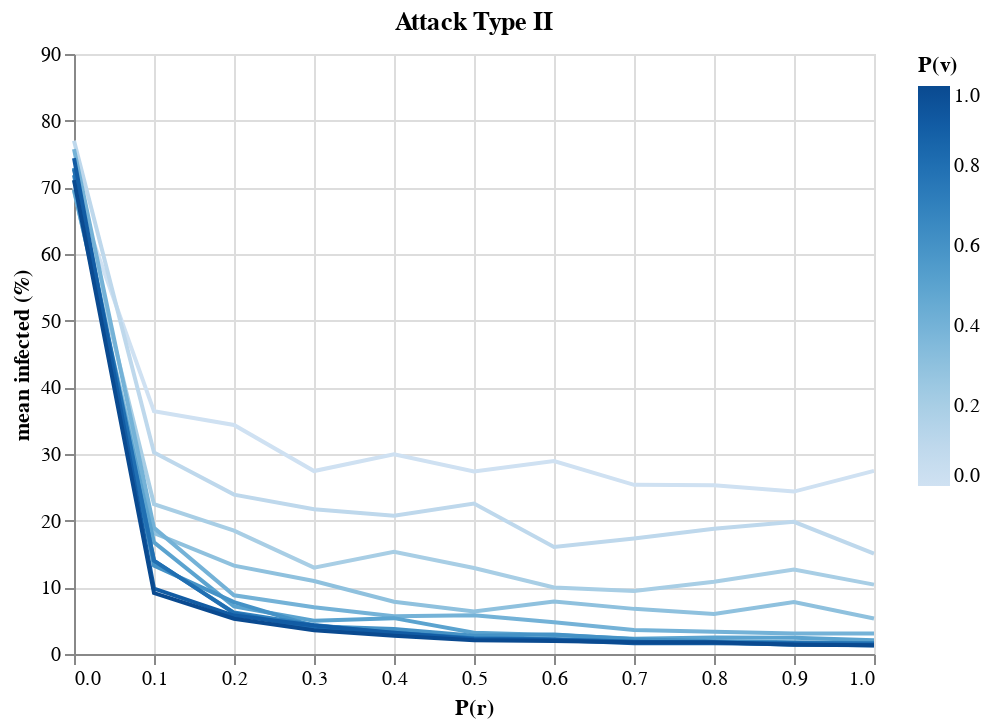

Notebook code cell kept with this figure:
### Code cell
b

### Figure 1 — Vega-Lite specification as saved in the notebook (floating-point values rounded to 4 significant figures)
{"config": {"view": {"continuousWidth": 400, "continuousHeight": 300}}, "data": {"name": "data-e9fb7fde8e5ade58502ad7375b20403f"}, "mark": "line", "encoding": {"color": {"type": "quantitative", "field": "vaccination_prob", "title": "P(v)"}, "x": {"type": "quantitative", "field": "prebunking_prob", "title": "P(r)"}, "y": {"type": "quantitative", "field": "mean_infected", "scale": {"domain": [0, 90]}, "title": "mean infected (%)"}}, "title": "Attack Type II", "$schema": "https://vega.github.io/schema/vega-lite/v4.8.1.json", "datasets": {"data-e9fb7fde8e5ade58502ad7375b20403f": [{"prebunking_prob": 0.0, "vaccination_prob": 0.0, "attack_kind": 1, "mean_susceptible": 29.0, "mean_infected": 70.0, "mean_resistant": 1.0, "mean_infected_prop": 0.7}, {"prebunking_prob": 0.0, "vaccination_prob": 0.1, "attack_kind": 1, "mean_susceptible": 22.01, "mean_infected": 76.99, "mean_resistant": 1.0, "mean_infected_prop": 0.7699}, {"prebunking_prob": 0.0, "vaccination_prob": 0.2, "attack_kind": 1, "mean_susceptible": 27.9, "mean_infected": 71.1, "mean_resistant": 1.0, "mean_infected_prop": 0.711}, {"prebunking_prob": 0.0, "vaccination_prob": 0.3, "attack_kind": 1, "mean_susceptible": 29.53, "mean_infected": 69.47, "mean_resistant": 1.0, "mean_infected_prop": 0.6947}, {"prebunking_prob": 0.0, "vaccination_prob": 0.4, "attack_kind": 1, "mean_susceptible": 23.28, "mean_infected": 75.72, "mean_resistant": 1.0, "mean_infected_prop": 0.7572}, {"prebunking_prob": 0.0, "vaccination_prob": 0.5, "attack_kind": 1, "mean_susceptible": 29.35, "mean_infected": 69.65, "mean_resistant": 1.0, "mean_infected_prop": 0.6965}, {"prebunking_prob": 0.0, "vaccination_prob": 0.6, "attack_kind": 1, "mean_susceptible": 26.09, "mean_infected": 72.91, "mean_resistant": 1.0, "mean_infected_prop": 0.7291}, {"prebunking_prob": 0.0, "vaccination_prob": 0.7, "attack_kind": 1, "mean_susceptible": 27.15, "mean_infected": 71.85, "mean_resistant": 1.0, "mean_infected_prop": 0.7185}, {"prebunking_prob": 0.0, "vaccination_prob": 0.8, "attack_kind": 1, "mean_susceptible": 26.26, "mean_infected": 72.74, "mean_resistant": 1.0, "mean_infected_prop": 0.7274}, {"prebunking_prob": 0.0, "vaccination_prob": 0.9, "attack_kind": 1, "mean_susceptible": 24.62, "mean_infected": 74.38, "mean_resistant": 1.0, "mean_infected_prop": 0.7438}, {"prebunking_prob": 0.0, "vaccination_prob": 1.0, "attack_kind": 1, "mean_susceptible": 27.92, "mean_infected": 71.08, "mean_resistant": 1.0, "mean_infected_prop": 0.7108}, {"prebunking_prob": 0.1, "vaccination_prob": 0.0, "attack_kind": 1, "mean_susceptible": 15.09, "mean_infected": 36.4, "mean_resistant": 48.51, "mean_infected_prop": 0.364}, {"prebunking_prob": 0.1, "vaccination_prob": 0.1, "attack_kind": 1, "mean_susceptible": 10.71, "mean_infected": 30.23, "mean_resistant": 59.06, "mean_infected_prop": 0.3023}, {"prebunking_prob": 0.1, "vaccination_prob": 0.2, "attack_kind": 1, "mean_susceptible": 10.11, "mean_infected": 22.48, "mean_resistant": 67.41, "mean_infected_prop": 0.2248}, {"prebunking_prob": 0.1, "vaccination_prob": 0.3, "attack_kind": 1, "mean_susceptible": 5.48, "mean_infected": 18.13, "mean_resistant": 76.39, "mean_infected_prop": 0.1813}, {"prebunking_prob": 0.1, "vaccination_prob": 0.4, "attack_kind": 1, "mean_susceptible": 2.38, "mean_infected": 18.93, "mean_resistant": 78.69, "mean_infected_prop": 0.1893}, {"prebunking_prob": 0.1, "vaccination_prob": 0.5, "attack_kind": 1, "mean_susceptible": 0.87, "mean_infected": 16.75, "mean_resistant": 82.38, "mean_infected_prop": 0.1675}, {"prebunking_prob": 0.1, "vaccination_prob": 0.6, "attack_kind": 1, "mean_susceptible": 0.29, "mean_infected": 13.25, "mean_resistant": 86.46, "mean_infected_prop": 0.1325}, {"prebunking_prob": 0.1, "vaccination_prob": 0.7, "attack_kind": 1, "mean_susceptible": 0.09, "mean_infected": 13.97, "mean_resistant": 85.94, "mean_infected_prop": 0.1397}, {"prebunking_prob": 0.1, "vaccination_prob": 0.8, "attack_kind": 1, "mean_susceptible": 0.01, "mean_infected": 14.01, "mean_resistant": 85.98, "mean_infected_prop": 0.1401}, {"prebunking_prob": 0.1, "vaccination_prob": 0.9, "attack_kind": 1, "mean_susceptible": 0.0, "mean_infected": 9.82, "mean_resistant": 90.18, "mean_infected_prop": 0.0982}, {"prebunking_prob": 0.1, "vaccination_prob": 1.0, "attack_kind": 1, "mean_susceptible": 0.0, "mean_infected": 9.14, "mean_resistant": 90.86, "mean_infected_prop": 0.0914}, {"prebunking_prob": 0.2, "vaccination_prob": 0.0, "attack_kind": 1, "mean_susceptible": 16.8, "mean_infected": 34.35, "mean_resistant": 48.85, "mean_infected_prop": 0.3435}, {"prebunking_prob": 0.2, "vaccination_prob": 0.1, "attack_kind": 1, "mean_susceptible": 12.14, "mean_infected": 23.91, "mean_resistant": 63.95, "mean_infected_prop": 0.2391}, {"prebunking_prob": 0.2, "vaccination_prob": 0.2, "attack_kind": 1, "mean_susceptible": 11.48, "mean_infected": 18.51, "mean_resistant": 70.01, "mean_infected_prop": 0.1851}, {"prebunking_prob": 0.2, "vaccination_prob": 0.3, "attack_kind": 1, "mean_susceptible": 6.4, "mean_infected": 13.26, "mean_resistant": 80.34, "mean_infected_prop": 0.1326}, {"prebunking_prob": 0.2, "vaccination_prob": 0.4, "attack_kind": 1, "mean_susceptible": 3.65, "mean_infected": 8.8, "mean_resistant": 87.55, "mean_infected_prop": 0.088}, {"prebunking_prob": 0.2, "vaccination_prob": 0.5, "attack_kind": 1, "mean_susceptible": 1.26, "mean_infected": 7.14, "mean_resistant": 91.6, "mean_infected_prop": 0.0714}, {"prebunking_prob": 0.2, "vaccination_prob": 0.6, "attack_kind": 1, "mean_susceptible": 0.5, "mean_infected": 7.78, "mean_resistant": 91.72, "mean_infected_prop": 0.0778}, {"prebunking_prob": 0.2, "vaccination_prob": 0.7, "attack_kind": 1, "mean_susceptible": 0.07, "mean_infected": 6.21, "mean_resistant": 93.72, "mean_infected_prop": 0.0621}, {"prebunking_prob": 0.2, "vaccination_prob": 0.8, "attack_kind": 1, "mean_susceptible": 0.01, "mean_infected": 6.13, "mean_resistant": 93.86, "mean_infected_prop": 0.0613}, {"prebunking_prob": 0.2, "vaccination_prob": 0.9, "attack_kind": 1, "mean_susceptible": 0.0, "mean_infected": 5.77, "mean_resistant": 94.23, "mean_infected_prop": 0.0577}, {"prebunking_prob": 0.2, "vaccination_prob": 1.0, "attack_kind": 1, "mean_susceptible": 0.0, "mean_infected": 5.29, "mean_resistant": 94.71, "mean_infected_prop": 0.0529}, {"prebunking_prob": 0.3, "vaccination_prob": 0.0, "attack_kind": 1, "mean_susceptible": 21.51, "mean_infected": 27.44, "mean_resistant": 51.05, "mean_infected_prop": 0.2744}, {"prebunking_prob": 0.3, "vaccination_prob": 0.1, "attack_kind": 1, "mean_susceptible": 15.47, "mean_infected": 21.71, "mean_resistant": 62.82, "mean_infected_prop": 0.2171}, {"prebunking_prob": 0.3, "vaccination_prob": 0.2, "attack_kind": 1, "mean_susceptible": 12.99, "mean_infected": 12.95, "mean_resistant": 74.06, "mean_infected_prop": 0.1295}, {"prebunking_prob": 0.3, "vaccination_prob": 0.3, "attack_kind": 1, "mean_susceptible": 8.34, "mean_infected": 10.95, "mean_resistant": 80.71, "mean_infected_prop": 0.1095}, {"prebunking_prob": 0.3, "vaccination_prob": 0.4, "attack_kind": 1, "mean_susceptible": 3.01, "mean_infected": 7.0, "mean_resistant": 89.99, "mean_infected_prop": 0.07}, {"prebunking_prob": 0.3, "vaccination_prob": 0.5, "attack_kind": 1, "mean_susceptible": 1.34, "mean_infected": 5.0, "mean_resistant": 93.66, "mean_infected_prop": 0.05}, {"prebunking_prob": 0.3, "vaccination_prob": 0.6, "attack_kind": 1, "mean_susceptible": 0.58, "mean_infected": 4.16, "mean_resistant": 95.26, "mean_infected_prop": 0.0416}, {"prebunking_prob": 0.3, "vaccination_prob": 0.7, "attack_kind": 1, "mean_susceptible": 0.08, "mean_infected": 4.34, "mean_resistant": 95.58, "mean_infected_prop": 0.0434}, {"prebunking_prob": 0.3, "vaccination_prob": 0.8, "attack_kind": 1, "mean_susceptible": 0.01, "mean_infected": 3.76, "mean_resistant": 96.23, "mean_infected_prop": 0.0376}, {"prebunking_prob": 0.3, "vaccination_prob": 0.9, "attack_kind": 1, "mean_susceptible": 0.0, "mean_infected": 4.27, "mean_resistant": 95.73, "mean_infected_prop": 0.0427}, {"prebunking_prob": 0.3, "vaccination_prob": 1.0, "attack_kind": 1, "mean_susceptible": 0.0, "mean_infected": 3.57, "mean_resistant": 96.43, "mean_infected_prop": 0.0357}, {"prebunking_prob": 0.4, "vaccination_prob": 0.0, "attack_kind": 1, "mean_susceptible": 19.86, "mean_infected": 29.94, "mean_resistant": 50.2, "mean_infected_prop": 0.2994}, {"prebunking_prob": 0.4, "vaccination_prob": 0.1, "attack_kind": 1, "mean_susceptible": 15.32, "mean_infected": 20.74, "mean_resistant": 63.94, "mean_infected_prop": 0.2074}, {"prebunking_prob": 0.4, "vaccination_prob": 0.2, "attack_kind": 1, "mean_susceptible": 11.8, "mean_infected": 15.34, "mean_resistant": 72.86, "mean_infected_prop": 0.1534}, {"prebunking_prob": 0.4, "vaccination_prob": 0.3, "attack_kind": 1, "mean_susceptible": 6.79, "mean_infected": 7.85, "mean_resistant": 85.36, "mean_infected_prop": 0.0785}, {"prebunking_prob": 0.4, "vaccination_prob": 0.4, "attack_kind": 1, "mean_susceptible": 3.02, "mean_infected": 5.68, "mean_resistant": 91.3, "mean_infected_prop": 0.0568}, {"prebunking_prob": 0.4, "vaccination_prob": 0.5, "attack_kind": 1, "mean_susceptible": 1.59, "mean_infected": 5.38, "mean_resistant": 93.03, "mean_infected_prop": 0.0538}, {"prebunking_prob": 0.4, "vaccination_prob": 0.6, "attack_kind": 1, "mean_susceptible": 0.39, "mean_infected": 3.75, "mean_resistant": 95.86, "mean_infected_prop": 0.0375}, {"prebunking_prob": 0.4, "vaccination_prob": 0.7, "attack_kind": 1, "mean_susceptible": 0.1, "mean_infected": 3.13, "mean_resistant": 96.77, "mean_infected_prop": 0.0313}, {"prebunking_prob": 0.4, "vaccination_prob": 0.8, "attack_kind": 1, "mean_susceptible": 0.01, "mean_infected": 3.18, "mean_resistant": 96.81, "mean_infected_prop": 0.0318}, {"prebunking_prob": 0.4, "vaccination_prob": 0.9, "attack_kind": 1, "mean_susceptible": 0.0, "mean_infected": 3.2, "mean_resistant": 96.8, "mean_infected_prop": 0.032}, {"prebunking_prob": 0.4, "vaccination_prob": 1.0, "attack_kind": 1, "mean_susceptible": 0.0, "mean_infected": 2.72, "mean_resistant": 97.28, "mean_infected_prop": 0.0272}, {"prebunking_prob": 0.5, "vaccination_prob": 0.0, "attack_kind": 1, "mean_susceptible": 22.47, "mean_infected": 27.37, "mean_resistant": 50.16, "mean_infected_prop": 0.2737}, {"prebunking_prob": 0.5, "vaccination_prob": 0.1, "attack_kind": 1, "mean_susceptible": 16.28, "mean_infected": 22.57, "mean_resistant": 61.15, "mean_infected_prop": 0.2257}, {"prebunking_prob": 0.5, "vaccination_prob": 0.2, "attack_kind": 1, "mean_susceptible": 13.68, "mean_infected": 12.89, "mean_resistant": 73.43, "mean_infected_prop": 0.1289}, {"prebunking_prob": 0.5, "vaccination_prob": 0.3, "attack_kind": 1, "mean_susceptible": 7.48, "mean_infected": 6.38, "mean_resistant": 86.14, "mean_infected_prop": 0.0638}, {"prebunking_prob": 0.5, "vaccination_prob": 0.4, "attack_kind": 1, "mean_susceptible": 3.54, "mean_infected": 5.83, "mean_resistant": 90.63, "mean_infected_prop": 0.0583}, {"prebunking_prob": 0.5, "vaccination_prob": 0.5, "attack_kind": 1, "mean_susceptible": 1.43, "mean_infected": 3.19, "mean_resistant": 95.38, "mean_infected_prop": 0.0319}, {"prebunking_prob": 0.5, "vaccination_prob": 0.6, "attack_kind": 1, "mean_susceptible": 0.5, "mean_infected": 2.74, "mean_resistant": 96.76, "mean_infected_prop": 0.0274}, {"prebunking_prob": 0.5, "vaccination_prob": 0.7, "attack_kind": 1, "mean_susceptible": 0.06, "mean_infected": 2.37, "mean_resistant": 97.57, "mean_infected_prop": 0.0237}, {"prebunking_prob": 0.5, "vaccination_prob": 0.8, "attack_kind": 1, "mean_susceptible": 0.02, "mean_infected": 2.31, "mean_resistant": 97.67, "mean_infected_prop": 0.0231}, {"prebunking_prob": 0.5, "vaccination_prob": 0.9, "attack_kind": 1, "mean_susceptible": 0.0, "mean_infected": 2.2, "mean_resistant": 97.8, "mean_infected_prop": 0.022}, {"prebunking_prob": 0.5, "vaccination_prob": 1.0, "attack_kind": 1, "mean_susceptible": 0.0, "mean_infected": 2.07, "mean_resistant": 97.93, "mean_infected_prop": 0.0207}, {"prebunking_prob": 0.6, "vaccination_prob": 0.0, "attack_kind": 1, "mean_susceptible": 19.57, "mean_infected": 28.94, "mean_resistant": 51.49, "mean_infected_prop": 0.2894}, {"prebunking_prob": 0.6, "vaccination_prob": 0.1, "attack_kind": 1, "mean_susceptible": 18.34, "mean_infected": 16.06, "mean_resistant": 65.6, "mean_infected_prop": 0.1606}, {"prebunking_prob": 0.6, "vaccination_prob": 0.2, "attack_kind": 1, "mean_susceptible": 13.54, "mean_infected": 9.98, "mean_resistant": 76.48, "mean_infected_prop": 0.0998}, {"prebunking_prob": 0.6, "vaccination_prob": 0.3, "attack_kind": 1, "mean_susceptible": 9.38, "mean_infected": 7.88, "mean_resistant": 82.74, "mean_infected_prop": 0.0788}, {"prebunking_prob": 0.6, "vaccination_prob": 0.4, "attack_kind": 1, "mean_susceptible": 4.09, "mean_infected": 4.77, "mean_resistant": 91.14, "mean_infected_prop": 0.0477}, {"prebunking_prob": 0.6, "vaccination_prob": 0.5, "attack_kind": 1, "mean_susceptible": 1.45, "mean_infected": 2.86, "mean_resistant": 95.69, "mean_infected_prop": 0.0286}, {"prebunking_prob": 0.6, "vaccination_prob": 0.6, "attack_kind": 1, "mean_susceptible": 0.45, "mean_infected": 2.91, "mean_resistant": 96.64, "mean_infected_prop": 0.0291}, {"prebunking_prob": 0.6, "vaccination_prob": 0.7, "attack_kind": 1, "mean_susceptible": 0.09, "mean_infected": 2.19, "mean_resistant": 97.72, "mean_infected_prop": 0.0219}, {"prebunking_prob": 0.6, "vaccination_prob": 0.8, "attack_kind": 1, "mean_susceptible": 0.01, "mean_infected": 2.23, "mean_resistant": 97.76, "mean_infected_prop": 0.0223}, {"prebunking_prob": 0.6, "vaccination_prob": 0.9, "attack_kind": 1, "mean_susceptible": 0.0, "mean_infected": 2.1, "mean_resistant": 97.9, "mean_infected_prop": 0.021}, {"prebunking_prob": 0.6, "vaccination_prob": 1.0, "attack_kind": 1, "mean_susceptible": 0.0, "mean_infected": 1.95, "mean_resistant": 98.05, "mean_infected_prop": 0.0195}, {"prebunking_prob": 0.7, "vaccination_prob": 0.0, "attack_kind": 1, "mean_susceptible": 23.66, "mean_infected": 25.37, "mean_resistant": 50.97, "mean_infected_prop": 0.2537}, {"prebunking_prob": 0.7, "vaccination_prob": 0.1, "attack_kind": 1, "mean_susceptible": 19.56, "mean_infected": 17.31, "mean_resistant": 63.13, "mean_infected_prop": 0.1731}, {"prebunking_prob": 0.7, "vaccination_prob": 0.2, "attack_kind": 1, "mean_susceptible": 13.99, "mean_infected": 9.44, "mean_resistant": 76.57, "mean_infected_prop": 0.0944}, {"prebunking_prob": 0.7, "vaccination_prob": 0.3, "attack_kind": 1, "mean_susceptible": 7.59, "mean_infected": 6.77, "mean_resistant": 85.64, "mean_infected_prop": 0.0677}, {"prebunking_prob": 0.7, "vaccination_prob": 0.4, "attack_kind": 1, "mean_susceptible": 3.9, "mean_infected": 3.61, "mean_resistant": 92.49, "mean_infected_prop": 0.0361}, {"prebunking_prob": 0.7, "vaccination_prob": 0.5, "attack_kind": 1, "mean_susceptible": 1.77, "mean_infected": 2.3, "mean_resistant": 95.93, "mean_infected_prop": 0.023}, {"prebunking_prob": 0.7, "vaccination_prob": 0.6, "attack_kind": 1, "mean_susceptible": 0.27, "mean_infected": 2.2, "mean_resistant": 97.53, "mean_infected_prop": 0.022}, {"prebunking_prob": 0.7, "vaccination_prob": 0.7, "attack_kind": 1, "mean_susceptible": 0.08, "mean_infected": 1.81, "mean_resistant": 98.11, "mean_infected_prop": 0.0181}, {"prebunking_prob": 0.7, "vaccination_prob": 0.8, "attack_kind": 1, "mean_susceptible": 0.0, "mean_infected": 1.85, "mean_resistant": 98.15, "mean_infected_prop": 0.0185}, {"prebunking_prob": 0.7, "vaccination_prob": 0.9, "attack_kind": 1, "mean_susceptible": 0.0, "mean_infected": 1.63, "mean_resistant": 98.37, "mean_infected_prop": 0.0163}, {"prebunking_prob": 0.7, "vaccination_prob": 1.0, "attack_kind": 1, "mean_susceptible": 0.0, "mean_infected": 1.77, "mean_resistant": 98.23, "mean_infected_prop": 0.0177}, {"prebunking_prob": 0.8, "vaccination_prob": 0.0, "attack_kind": 1, "mean_susceptible": 23.94, "mean_infected": 25.32, "mean_resistant": 50.74, "mean_infected_prop": 0.2532}, {"prebunking_prob": 0.8, "vaccination_prob": 0.1, "attack_kind": 1, "mean_susceptible": 19.29, "mean_infected": 18.78, "mean_resistant": 61.93, "mean_infected_prop": 0.1878}, {"prebunking_prob": 0.8, "vaccination_prob": 0.2, "attack_kind": 1, "mean_susceptible": 12.62, "mean_infected": 10.84, "mean_resistant": 76.54, "mean_infected_prop": 0.1084}, {"prebunking_prob": 0.8, "vaccination_prob": 0.3, "attack_kind": 1, "mean_susceptible": 8.45, "mean_infected": 6.01, "mean_resistant": 85.54, "mean_infected_prop": 0.0601}, {"prebunking_prob": 0.8, "vaccination_prob": 0.4, "attack_kind": 1, "mean_susceptible": 4.09, "mean_infected": 3.32, "mean_resistant": 92.59, "mean_infected_prop": 0.0332}, {"prebunking_prob": 0.8, "vaccination_prob": 0.5, "attack_kind": 1, "mean_susceptible": 1.69, "mean_infected": 2.46, "mean_resistant": 95.85, "mean_infected_prop": 0.0246}, {"prebunking_prob": 0.8, "vaccination_prob": 0.6, "attack_kind": 1, "mean_susceptible": 0.52, "mean_infected": 1.9, "mean_resistant": 97.58, "mean_infected_prop": 0.019}, {"prebunking_prob": 0.8, "vaccination_prob": 0.7, "attack_kind": 1, "mean_susceptible": 0.2, "mean_infected": 1.71, "mean_resistant": 98.09, "mean_infected_prop": 0.0171}, {"prebunking_prob": 0.8, "vaccination_prob": 0.8, "attack_kind": 1, "mean_susceptible": 0.02, "mean_infected": 1.7, "mean_resistant": 98.28, "mean_infected_prop": 0.017}, {"prebunking_prob": 0.8, "vaccination_prob": 0.9, "attack_kind": 1, "mean_susceptible": 0.0, "mean_infected": 1.62, "mean_resistant": 98.38, "mean_infected_prop": 0.0162}, {"prebunking_prob": 0.8, "vaccination_prob": 1.0, "attack_kind": 1, "mean_susceptible": 0.0, "mean_infected": 1.78, "mean_resistant": 98.22, "mean_infected_prop": 0.0178}, {"prebunking_prob": 0.9, "vaccination_prob": 0.0, "attack_kind": 1, "mean_susceptible": 25.07, "mean_infected": 24.36, "mean_resistant": 50.57, "mean_infected_prop": 0.2436}, {"prebunking_prob": 0.9, "vaccination_prob": 0.1, "attack_kind": 1, "mean_susceptible": 15.22, "mean_infected": 19.83, "mean_resistant": 64.95, "mean_infected_prop": 0.1983}, {"prebunking_prob": 0.9, "vaccination_prob": 0.2, "attack_kind": 1, "mean_susceptible": 13.4, "mean_infected": 12.66, "mean_resistant": 73.94, "mean_infected_prop": 0.1266}, {"prebunking_prob": 0.9, "vaccination_prob": 0.3, "attack_kind": 1, "mean_susceptible": 7.14, "mean_infected": 7.78, "mean_resistant": 85.08, "mean_infected_prop": 0.0778}, {"prebunking_prob": 0.9, "vaccination_prob": 0.4, "attack_kind": 1, "mean_susceptible": 3.5, "mean_infected": 3.09, "mean_resistant": 93.41, "mean_infected_prop": 0.0309}, {"prebunking_prob": 0.9, "vaccination_prob": 0.5, "attack_kind": 1, "mean_susceptible": 1.7, "mean_infected": 2.43, "mean_resistant": 95.87, "mean_infected_prop": 0.0243}, {"prebunking_prob": 0.9, "vaccination_prob": 0.6, "attack_kind": 1, "mean_susceptible": 0.35, "mean_infected": 1.78, "mean_resistant": 97.87, "mean_infected_prop": 0.0178}, {"prebunking_prob": 0.9, "vaccination_prob": 0.7, "attack_kind": 1, "mean_susceptible": 0.13, "mean_infected": 1.4, "mean_resistant": 98.47, "mean_infected_prop": 0.014}, {"prebunking_prob": 0.9, "vaccination_prob": 0.8, "attack_kind": 1, "mean_susceptible": 0.02, "mean_infected": 1.64, "mean_resistant": 98.34, "mean_infected_prop": 0.0164}, {"prebunking_prob": 0.9, "vaccination_prob": 0.9, "attack_kind": 1, "mean_susceptible": 0.0, "mean_infected": 1.49, "mean_resistant": 98.51, "mean_infected_prop": 0.0149}, {"prebunking_prob": 0.9, "vaccination_prob": 1.0, "attack_kind": 1, "mean_susceptible": 0.0, "mean_infected": 1.4, "mean_resistant": 98.6, "mean_infected_prop": 0.014}, {"prebunking_prob": 1.0, "vaccination_prob": 0.0, "attack_kind": 1, "mean_susceptible": 21.33, "mean_infected": 27.46, "mean_resistant": 51.21, "mean_infected_prop": 0.2746}, {"prebunking_prob": 1.0, "vaccination_prob": 0.1, "attack_kind": 1, "mean_susceptible": 22.47, "mean_infected": 15.06, "mean_resistant": 62.47, "mean_infected_prop": 0.1506}, {"prebunking_prob": 1.0, "vaccination_prob": 0.2, "attack_kind": 1, "mean_susceptible": 13.23, "mean_infected": 10.41, "mean_resistant": 76.36, "mean_infected_prop": 0.1041}, {"prebunking_prob": 1.0, "vaccination_prob": 0.3, "attack_kind": 1, "mean_susceptible": 8.23, "mean_infected": 5.32, "mean_resistant": 86.45, "mean_infected_prop": 0.0532}, {"prebunking_prob": 1.0, "vaccination_prob": 0.4, "attack_kind": 1, "mean_susceptible": 3.8, "mean_infected": 3.09, "mean_resistant": 93.11, "mean_infected_prop": 0.0309}, {"prebunking_prob": 1.0, "vaccination_prob": 0.5, "attack_kind": 1, "mean_susceptible": 1.2, "mean_infected": 2.06, "mean_resistant": 96.74, "mean_infected_prop": 0.0206}, {"prebunking_prob": 1.0, "vaccination_prob": 0.6, "attack_kind": 1, "mean_susceptible": 0.31, "mean_infected": 1.6, "mean_resistant": 98.09, "mean_infected_prop": 0.016}, {"prebunking_prob": 1.0, "vaccination_prob": 0.7, "attack_kind": 1, "mean_susceptible": 0.12, "mean_infected": 1.5, "mean_resistant": 98.38, "mean_infected_prop": 0.015}, {"prebunking_prob": 1.0, "vaccination_prob": 0.8, "attack_kind": 1, "mean_susceptible": 0.0, "mean_infected": 1.56, "mean_resistant": 98.44, "mean_infected_prop": 0.0156}, {"prebunking_prob": 1.0, "vaccination_prob": 0.9, "attack_kind": 1, "mean_susceptible": 0.0, "mean_infected": 1.28, "mean_resistant": 98.72, "mean_infected_prop": 0.0128}, {"prebunking_prob": 1.0, "vaccination_prob": 1.0, "attack_kind": 1, "mean_susceptible": 0.0, "mean_infected": 1.3, "mean_resistant": 98.7, "mean_infected_prop": 0.013}]}}
